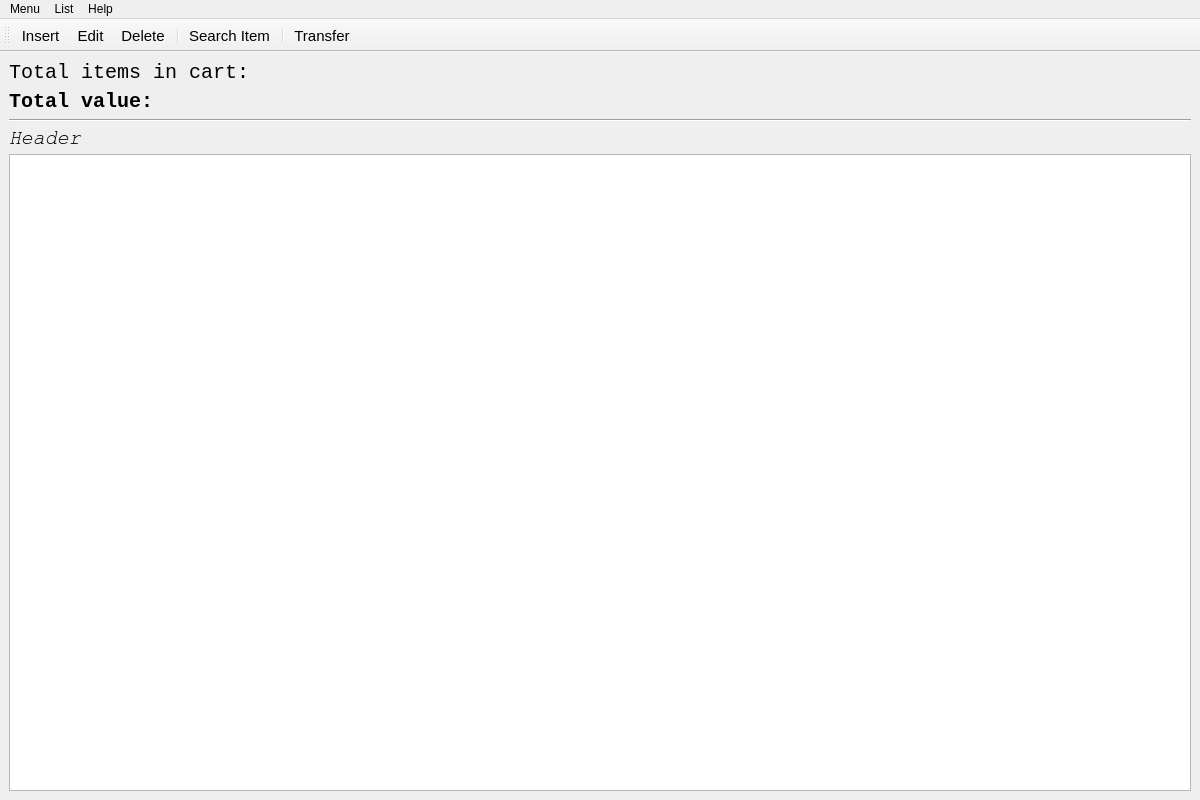
<?xml version="1.0" encoding="UTF-8"?>
<ui version="4.0">
 <class>root</class>
 <widget class="QMainWindow" name="root">
  <property name="geometry">
   <rect>
    <x>0</x>
    <y>0</y>
    <width>1200</width>
    <height>800</height>
   </rect>
  </property>
  <property name="minimumSize">
   <size>
    <width>800</width>
    <height>600</height>
   </size>
  </property>
  <property name="font">
   <font>
    <family>Ubuntu</family>
   </font>
  </property>
  <property name="windowTitle">
   <string>root</string>
  </property>
  <widget class="QWidget" name="centralwidget">
   <property name="sizePolicy">
    <sizepolicy hsizetype="Expanding" vsizetype="Expanding">
     <horstretch>0</horstretch>
     <verstretch>0</verstretch>
    </sizepolicy>
   </property>
   <property name="minimumSize">
    <size>
     <width>0</width>
     <height>0</height>
    </size>
   </property>
   <property name="maximumSize">
    <size>
     <width>16777215</width>
     <height>16777215</height>
    </size>
   </property>
   <property name="font">
    <font>
     <family>Monospace</family>
    </font>
   </property>
   <layout class="QVBoxLayout" name="verticalLayout">
    <item>
     <widget class="QLabel" name="SummaryViewItemsInCart_amount">
      <property name="sizePolicy">
       <sizepolicy hsizetype="Preferred" vsizetype="Fixed">
        <horstretch>0</horstretch>
        <verstretch>0</verstretch>
       </sizepolicy>
      </property>
      <property name="font">
       <font>
        <family>Monospace</family>
        <pointsize>15</pointsize>
       </font>
      </property>
      <property name="text">
       <string>Total items in cart: </string>
      </property>
     </widget>
    </item>
    <item>
     <widget class="QLabel" name="SummaryViewItemsInCart_value">
      <property name="font">
       <font>
        <family>Monospace</family>
        <pointsize>15</pointsize>
        <weight>75</weight>
        <bold>true</bold>
       </font>
      </property>
      <property name="text">
       <string>Total value: </string>
      </property>
      <property name="alignment">
       <set>Qt::AlignLeading|Qt::AlignLeft|Qt::AlignVCenter</set>
      </property>
     </widget>
    </item>
    <item>
     <widget class="Line" name="line">
      <property name="orientation">
       <enum>Qt::Horizontal</enum>
      </property>
     </widget>
    </item>
    <item>
     <widget class="QLabel" name="HeaderViewItemsInCart">
      <property name="sizePolicy">
       <sizepolicy hsizetype="Preferred" vsizetype="Fixed">
        <horstretch>0</horstretch>
        <verstretch>0</verstretch>
       </sizepolicy>
      </property>
      <property name="maximumSize">
       <size>
        <width>16777215</width>
        <height>16777215</height>
       </size>
      </property>
      <property name="font">
       <font>
        <family>FreeMono</family>
        <pointsize>15</pointsize>
        <weight>50</weight>
        <italic>true</italic>
        <bold>false</bold>
        <strikeout>false</strikeout>
        <kerning>true</kerning>
       </font>
      </property>
      <property name="text">
       <string>Header</string>
      </property>
      <property name="margin">
       <number>0</number>
      </property>
     </widget>
    </item>
    <item>
     <widget class="QListView" name="listViewItemsInCart">
      <property name="enabled">
       <bool>true</bool>
      </property>
      <property name="sizePolicy">
       <sizepolicy hsizetype="Expanding" vsizetype="Expanding">
        <horstretch>0</horstretch>
        <verstretch>0</verstretch>
       </sizepolicy>
      </property>
      <property name="font">
       <font>
        <family>FreeMono</family>
        <pointsize>16</pointsize>
        <stylestrategy>PreferDefault</stylestrategy>
       </font>
      </property>
      <property name="editTriggers">
       <set>QAbstractItemView::NoEditTriggers</set>
      </property>
     </widget>
    </item>
   </layout>
  </widget>
  <widget class="QMenuBar" name="menubar">
   <property name="geometry">
    <rect>
     <x>0</x>
     <y>0</y>
     <width>1200</width>
     <height>22</height>
    </rect>
   </property>
   <widget class="QMenu" name="menuFile">
    <property name="title">
     <string>Menu</string>
    </property>
    <addaction name="actionImport_data_from_file"/>
    <addaction name="separator"/>
    <addaction name="actionSearch_for_Host"/>
   </widget>
   <widget class="QMenu" name="menuList">
    <property name="title">
     <string>List</string>
    </property>
    <addaction name="actionClear"/>
    <addaction name="separator"/>
    <addaction name="actionBackup"/>
    <addaction name="actionRestore"/>
   </widget>
   <widget class="QMenu" name="menuHelp">
    <property name="title">
     <string>Help</string>
    </property>
    <addaction name="actionShortcuts"/>
    <addaction name="actionAbout"/>
   </widget>
   <addaction name="menuFile"/>
   <addaction name="menuList"/>
   <addaction name="menuHelp"/>
  </widget>
  <widget class="QToolBar" name="toolBar">
   <property name="font">
    <font>
     <family>Ubuntu</family>
     <pointsize>11</pointsize>
    </font>
   </property>
   <property name="windowTitle">
    <string>toolBar</string>
   </property>
   <property name="movable">
    <bool>true</bool>
   </property>
   <attribute name="toolBarArea">
    <enum>TopToolBarArea</enum>
   </attribute>
   <attribute name="toolBarBreak">
    <bool>false</bool>
   </attribute>
   <addaction name="actionInsert"/>
   <addaction name="actionEdit"/>
   <addaction name="actionDelete"/>
   <addaction name="separator"/>
   <addaction name="actionSearch_Item"/>
   <addaction name="separator"/>
   <addaction name="actionTransfer"/>
  </widget>
  <action name="actionInsert">
   <property name="icon">
    <iconset resource="resources.qrc">
     <normaloff>:/icons/resources/icons/plus-square.svg</normaloff>:/icons/resources/icons/plus-square.svg</iconset>
   </property>
   <property name="text">
    <string>Insert</string>
   </property>
   <property name="toolTip">
    <string>Insert (Ins)</string>
   </property>
   <property name="shortcut">
    <string>Ins</string>
   </property>
  </action>
  <action name="actionDelete">
   <property name="icon">
    <iconset resource="resources.qrc">
     <normaloff>:/icons/resources/icons/x-square.svg</normaloff>:/icons/resources/icons/x-square.svg</iconset>
   </property>
   <property name="text">
    <string>Delete</string>
   </property>
   <property name="toolTip">
    <string>Delete (Del)</string>
   </property>
   <property name="shortcut">
    <string>Del</string>
   </property>
  </action>
  <action name="actionEdit">
   <property name="icon">
    <iconset resource="resources.qrc">
     <normaloff>:/icons/resources/icons/pencil-square.svg</normaloff>:/icons/resources/icons/pencil-square.svg</iconset>
   </property>
   <property name="text">
    <string>Edit</string>
   </property>
   <property name="toolTip">
    <string>Edit (Ctrl+E)</string>
   </property>
   <property name="shortcut">
    <string>Ctrl+E</string>
   </property>
  </action>
  <action name="actionTransfer">
   <property name="icon">
    <iconset resource="resources.qrc">
     <normaloff>:/icons/resources/icons/arrow-up-square.svg</normaloff>:/icons/resources/icons/arrow-up-square.svg</iconset>
   </property>
   <property name="text">
    <string>Transfer</string>
   </property>
   <property name="toolTip">
    <string>Transfer (Ctrl+T)</string>
   </property>
   <property name="shortcut">
    <string>Ctrl+T</string>
   </property>
  </action>
  <action name="actionRestore">
   <property name="icon">
    <iconset resource="resources.qrc">
     <normaloff>:/icons/resources/icons/arrow-clockwise.svg</normaloff>:/icons/resources/icons/arrow-clockwise.svg</iconset>
   </property>
   <property name="text">
    <string>Restore</string>
   </property>
   <property name="font">
    <font/>
   </property>
   <property name="shortcut">
    <string>Ctrl+R</string>
   </property>
  </action>
  <action name="actionImport_data_from_file">
   <property name="icon">
    <iconset resource="resources.qrc">
     <normaloff>:/icons/resources/icons/file-earmark-arrow-down.svg</normaloff>:/icons/resources/icons/file-earmark-arrow-down.svg</iconset>
   </property>
   <property name="text">
    <string>Import data from file</string>
   </property>
   <property name="font">
    <font/>
   </property>
  </action>
  <action name="actionClear">
   <property name="icon">
    <iconset resource="resources.qrc">
     <normaloff>:/icons/resources/icons/trash.svg</normaloff>:/icons/resources/icons/trash.svg</iconset>
   </property>
   <property name="text">
    <string>Clear</string>
   </property>
   <property name="font">
    <font/>
   </property>
   <property name="shortcut">
    <string>Ctrl+Del</string>
   </property>
  </action>
  <action name="actionShortcuts">
   <property name="icon">
    <iconset resource="resources.qrc">
     <normaloff>:/icons/resources/icons/keyboard.svg</normaloff>:/icons/resources/icons/keyboard.svg</iconset>
   </property>
   <property name="text">
    <string>Shortcuts</string>
   </property>
   <property name="font">
    <font/>
   </property>
  </action>
  <action name="actionAbout">
   <property name="icon">
    <iconset resource="resources.qrc">
     <normaloff>:/icons/resources/icons/info-circle.svg</normaloff>:/icons/resources/icons/info-circle.svg</iconset>
   </property>
   <property name="text">
    <string>About</string>
   </property>
   <property name="font">
    <font/>
   </property>
  </action>
  <action name="actionSearch_Item">
   <property name="icon">
    <iconset resource="resources.qrc">
     <normaloff>:/icons/resources/icons/search.svg</normaloff>:/icons/resources/icons/search.svg</iconset>
   </property>
   <property name="text">
    <string>Search Item</string>
   </property>
   <property name="shortcut">
    <string>Ctrl+S</string>
   </property>
  </action>
  <action name="actionBackup">
   <property name="icon">
    <iconset resource="resources.qrc">
     <normaloff>:/icons/resources/icons/download.svg</normaloff>:/icons/resources/icons/download.svg</iconset>
   </property>
   <property name="text">
    <string>Backup</string>
   </property>
  </action>
  <action name="actionSearch_for_Host">
   <property name="icon">
    <iconset resource="resources.qrc">
     <normaloff>:/icons/resources/icons/search.svg</normaloff>:/icons/resources/icons/search.svg</iconset>
   </property>
   <property name="text">
    <string>Search for Host</string>
   </property>
  </action>
 </widget>
 <resources>
  <include location="resources.qrc"/>
 </resources>
 <connections/>
</ui>
